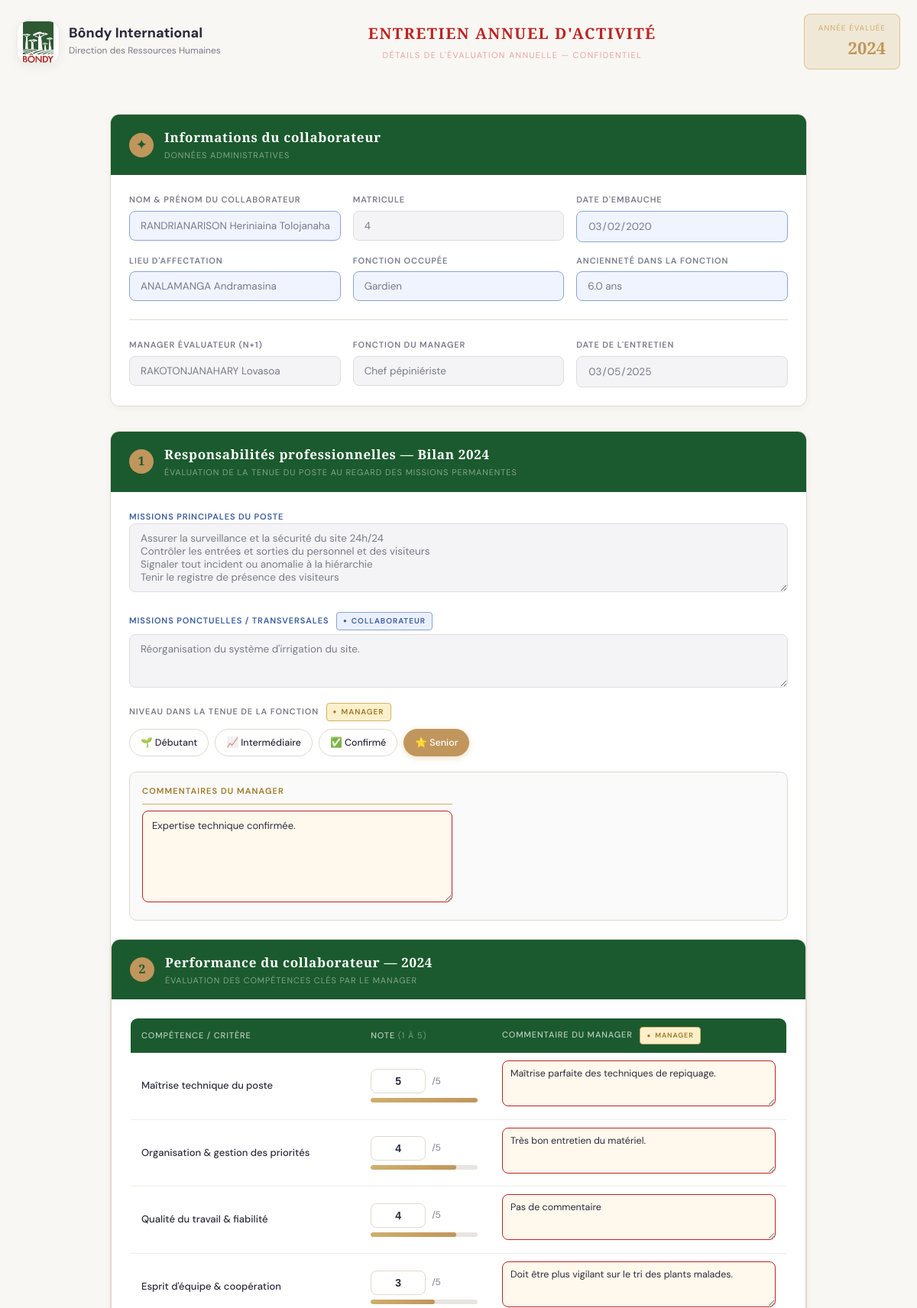
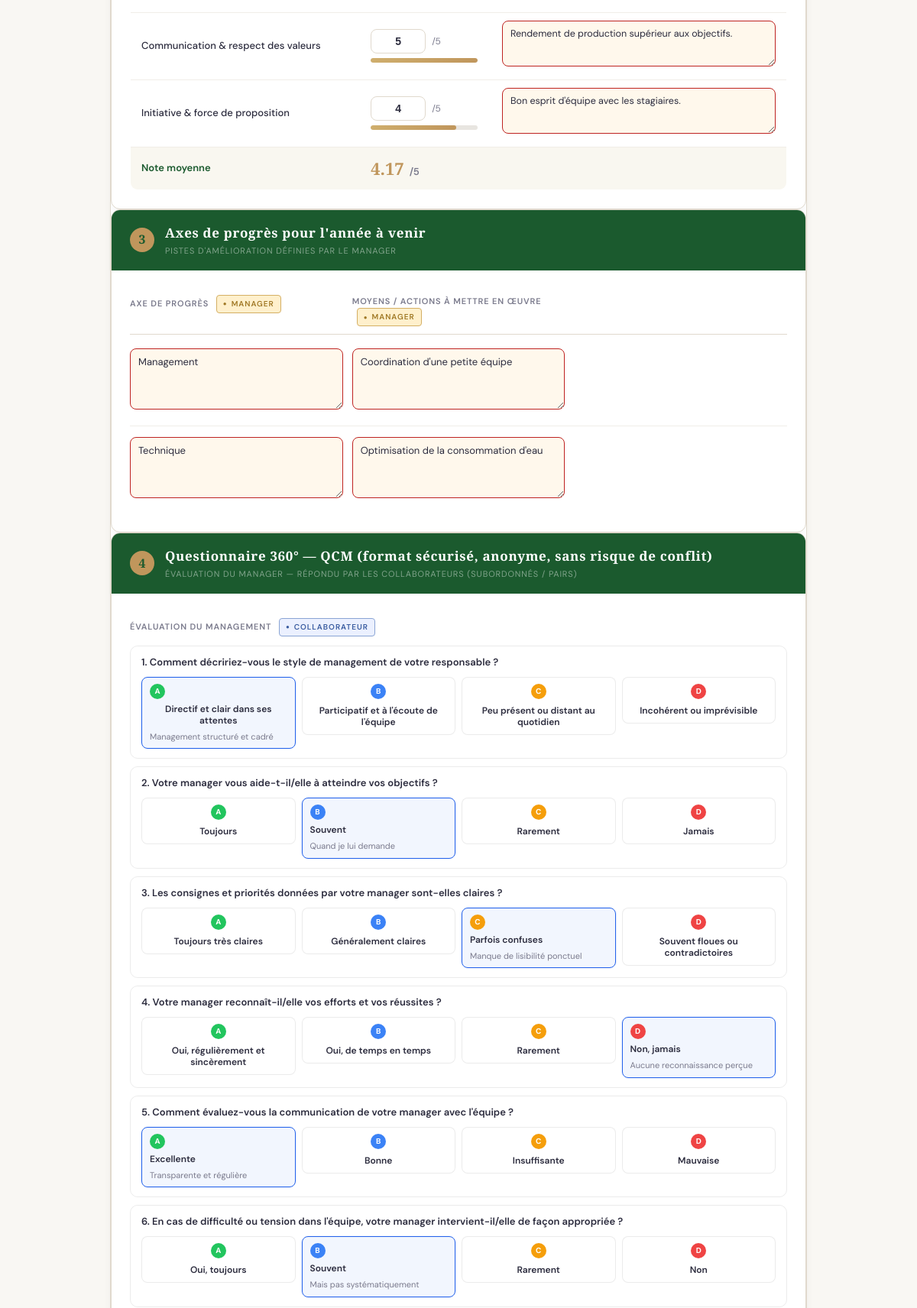
Page /entretien_detail.php?id=2 (upper part) on the committed database (2 pictures, top to bottom).
### tables this page shows
CREATE TABLE note_performance (
  id           int(10) NOT NULL AUTO_INCREMENT, 
  id_entretien int(10) NOT NULL, 
  num_question int(10) NOT NULL, 
  note         int(10) NOT NULL, 
  commentaire  text,
  PRIMARY KEY (id));

CREATE TABLE axe_progres (
  id           int(10) NOT NULL AUTO_INCREMENT, 
  id_entretien int(10) NOT NULL, 
  label        varchar(255) NOT NULL, 
  description  text NOT NULL, 
  PRIMARY KEY (id));

### entretien_detail.php (the view, shortened to what the rows shown need)
<?php
try {
    $db = getConnection();
    $id = $_GET['id'] ?? null;
    $sql_note = "SELECT num_question, note, commentaire FROM note_performance WHERE id_entretien = :id ORDER BY num_question ASC";
    $stmt_note = $db->prepare($sql_note);
    $stmt_note->execute(['id' => $id]);
    $notesData = $stmt_note->fetchAll();
    $notes = [];
    foreach ($notesData as $row) {
        $notes[$row['num_question']] = [
            'note' => $row['note'],
            'commentaire' => $row['commentaire']
        ];
    }
    $sql_axe = "SELECT * from axe_progres WHERE id_entretien = :id ORDER BY id ASC";
    $stmt_axe = $db->prepare($sql_axe);
    $stmt_axe->execute(['id' => $id]);
    $axes = $stmt_axe->fetchAll();
} catch (\Throwable $th) {
    die('Erreur lors de la récupération de l\'entretien : ' . $th->getMessage());
}
?>
<!DOCTYPE html>
<html lang="fr">
<head>
  <link rel="stylesheet" href="style.css">
</head>
<body>
  <header class="header">
  <div class="header-title">
    <h1>Entretien Annuel d'Activité</h1>
  </div>
</header>
  <form id="eaa-form">
    <div class="form-body">
      <div class="section">
      <div class="section">
        <div class="section-body">
          <table class="perf-table">
            <thead>
              <tr>
                <th style="width:35%">Compétence / Critère</th>
                <th style="width:20%">Note <span style="color:rgba(255,255,255,0.4);font-weight:400;">(1 à 5)</span>
                </th>
                <th>Commentaire du manager <span class="role-tag manager" style="font-size:9px;">Manager</span></th>
              </tr>
            </thead>
            <tbody id="perf-rows">
              <tr>
                <td>
                  <div class="score-input">
                    <input type="number" name="perf_1_note" value="<?= $notes['1']['note'] ?? '0' ?>" readonly>
                    <span class="unit">/5</span>
                  </div>
                </td>
                <td><textarea name="perf_1_comment"
                    style="min-height:60px;border:1.5px solid var(--manager-border);background:var(--manager-bg);border-radius:8px;padding:8px 10px;font-family:inherit;font-size:12.5px;width:100%;resize:vertical;color:var(--text);"
                    readonly><?= $notes['1']['commentaire'] ?? 'Pas de commentaire' ?></textarea></td>
              </tr>
              <tr>
                <td>
                  <div class="score-input">
                    <input type="number" name="perf_2_note" value="<?= $notes['2']['note'] ?? '0' ?>" readonly>
                    <span class="unit">/5</span>
                  </div>
                </td>
                <td><textarea name="perf_2_comment"
                    style="min-height:60px;border:1.5px solid var(--manager-border);background:var(--manager-bg);border-radius:8px;padding:8px 10px;font-family:inherit;font-size:12.5px;width:100%;resize:vertical;color:var(--text);"
                    readonly><?= $notes['2']['commentaire'] ?? 'Pas de commentaire' ?></textarea></td>
              </tr>
              <tr>
                <td>
                  <div class="score-input">
                    <input type="number" name="perf_4_note" value="<?= $notes['4']['note'] ?? '0' ?>" readonly>
                    <span class="unit">/5</span>
                  </div>
                </td>
                <td><textarea name="perf_4_comment"
                    style="min-height:60px;border:1.5px solid var(--manager-border);background:var(--manager-bg);border-radius:8px;padding:8px 10px;font-family:inherit;font-size:12.5px;width:100%;resize:vertical;color:var(--text);"
                    readonly><?= $notes['4']['commentaire'] ?? 'Pas de commentaire' ?></textarea></td>
              </tr>
              <tr>
                <td>
                  <div class="score-input">
                    <input type="number" name="perf_5_note" value="<?= $notes['5']['note'] ?? '0' ?>" readonly>
                    <span class="unit">/5</span>
                  </div>
                </td>
                <td><textarea name="perf_5_comment"
                    style="min-height:60px;border:1.5px solid var(--manager-border);background:var(--manager-bg);border-radius:8px;padding:8px 10px;font-family:inherit;font-size:12.5px;width:100%;resize:vertical;color:var(--text);"
                    readonly><?= $notes['5']['commentaire'] ?? 'Pas de commentaire' ?></textarea></td>
              </tr>
              <tr>
                <td>
                  <div class="score-input">
                    <input type="number" name="perf_6_note" value="<?= $notes['6']['note'] ?? '0' ?>" readonly>
                    <span class="unit">/5</span>
                  </div>
                </td>
                <td><textarea name="perf_6_comment"
                    style="min-height:60px;border:1.5px solid var(--manager-border);background:var(--manager-bg);border-radius:8px;padding:8px 10px;font-family:inherit;font-size:12.5px;width:100%;resize:vertical;color:var(--text);"
                    readonly><?= $notes['6']['commentaire'] ?? 'Pas de commentaire' ?></textarea></td>
              </tr>
            </tbody>
          </table>
        </div>
      </div>
      <div class="section">
        <div class="section-body">
          <div>
            <div id="axes-container">
              <?php foreach ($axes as $axe) { ?>
                <div class="axe-row">
                  <div><textarea name="axe_<?= $axe['id'] ?>"
                      style="min-height:80px;border:1.5px solid var(--manager-border);background:var(--manager-bg);border-radius:8px;padding:8px 10px;font-family:inherit;font-size:13px;width:100%;resize:vertical;color:var(--text);"
                      readonly><?= $axe['label'] ?></textarea>
                  </div>
                  <div><textarea name="axe_<?= $axe['id'] ?>_moyen"
                      style="min-height:80px;border:1.5px solid var(--manager-border);background:var(--manager-bg);border-radius:8px;padding:8px 10px;font-family:inherit;font-size:13px;width:100%;resize:vertical;color:var(--text);"
                      readonly><?= $axe['description'] ?></textarea>
                  </div>
                </div>
              <?php } ?>
            </div>
          </div>
        </div>
      </div>
    </div>
  </form>
</body>
</html>

### rows in the picture
note_performance: perf_1_note "5", perf_1_comment "Maîtrise parfaite des techniques de repiquage."
note_performance: perf_2_note "4", perf_2_comment "Très bon entretien du matériel."
note_performance: perf_4_note "3", perf_4_comment "Doit être plus vigilant sur le tri des plants malades."
note_performance: perf_5_note "5", perf_5_comment "Rendement de production supérieur aux objectifs."
note_performance: perf_6_note "4", perf_6_comment "Bon esprit d'équipe avec les stagiaires."
axe_progres: id+label "Management", id+description "Coordination d'une petite équipe"
axe_progres: id+label "Technique", id+description "Optimisation de la consommation d'eau"
